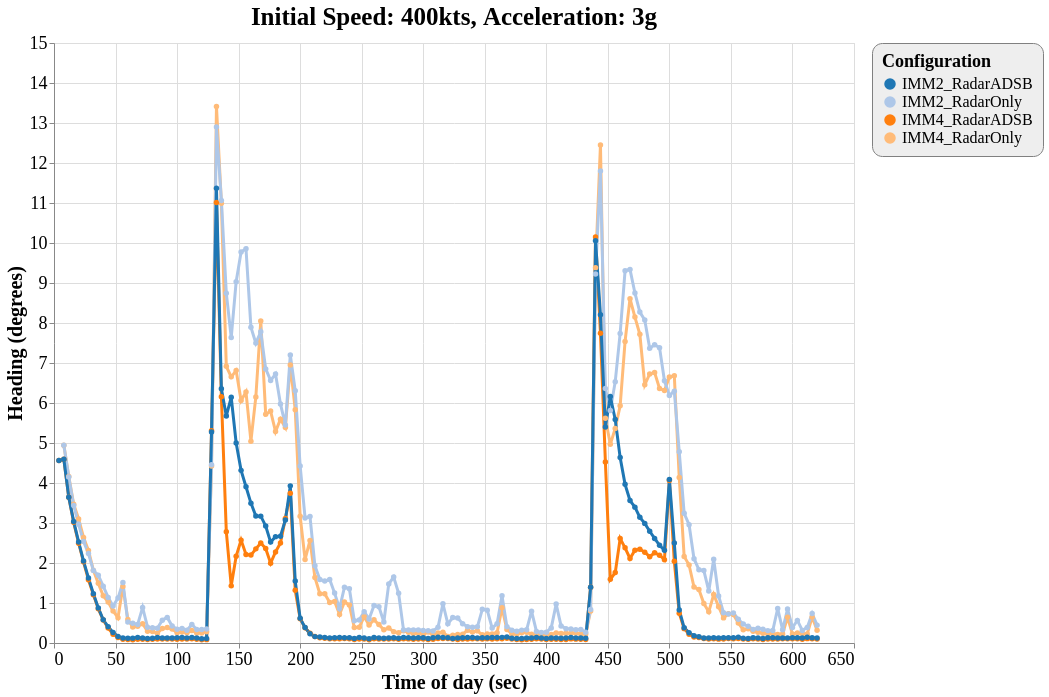

Vega-Lite specification stored for this chart:
### Vega-Lite specification from a JSON file in a GitHub repository (floating-point values rounded to 4 significant figures; data arrays with more than 128 entries replaced by an {"elided": "..."} marker saying what was removed)
{"config": {"view": {"continuousWidth": 800, "continuousHeight": 600}, "axisX": {"labelFontSize": 18, "titleFontSize": 20}, "axisY": {"labelFontSize": 18, "titleFontSize": 20}, "font": "Times New Roman", "legend": {"cornerRadius": 10, "fillColor": "#EEEEEE", "labelFontSize": 16, "padding": 10, "strokeColor": "gray", "titleFontSize": 18}, "title": {"fontSize": 25}}, "data": {"name": "data-1691b61b5719d1aa3349b4973d9cec27"}, "mark": {"type": "line", "point": true, "strokeWidth": 3}, "encoding": {"color": {"type": "ordinal", "field": "config", "scale": {"scheme": "category20"}, "title": "Configuration"}, "x": {"type": "quantitative", "field": "time", "title": "Time of day (sec)"}, "y": {"type": "quantitative", "field": "rmse_hdg", "scale": {"domain": [0, 15], "zero": false}, "title": "Heading (degrees)"}}, "selection": {"selector033": {"type": "interval", "bind": "scales", "encodings": ["x", "y"]}}, "title": "Initial Speed: 400kts, Acceleration: 3g", "$schema": "https://vega.github.io/schema/vega-lite/v4.8.1.json", "datasets": {"data-1691b61b5719d1aa3349b4973d9cec27": {"elided": "618 records"}}}
